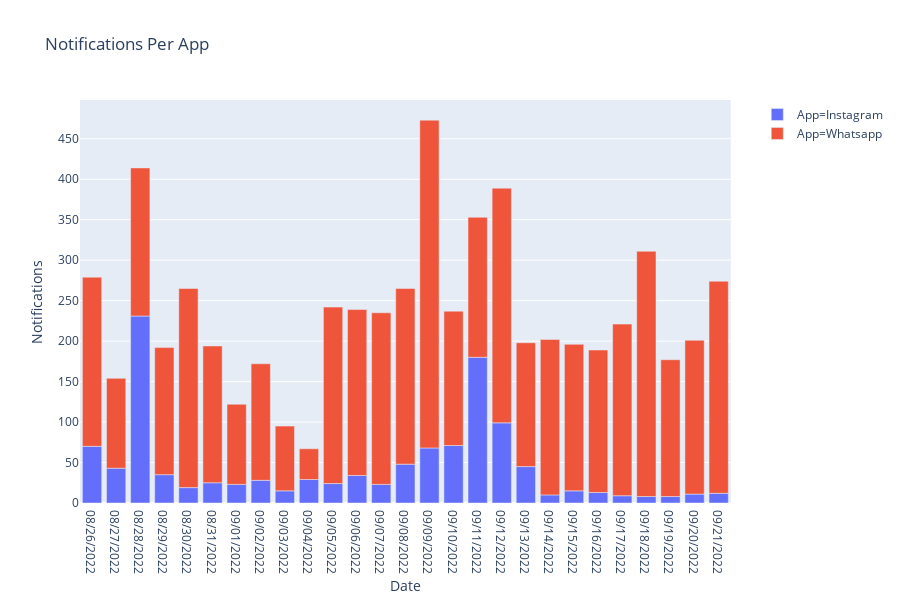

Notebook cell for this chart:
### Code cell
# Taking a look at the daily number of notifications per app

plot3=px.bar(data,
            x='Date',
            y='Notifications',
            color="App",
            title="Notifications Per App")


plot3.show('png')

### Figure 1 — Plotly figure (JSON) as saved in the notebook; plotly's stock layout.template omitted (floating-point values rounded to 4 significant figures)
{"data": [{"alignmentgroup": "True", "hoverlabel": {"namelength": 0}, "hovertemplate": "App=Instagram<br>Date=%{x}<br>Notifications=%{y}", "legendgroup": "App=Instagram", "marker": {"color": "#636efa"}, "name": "App=Instagram", "offsetgroup": "App=Instagram", "orientation": "v", "showlegend": true, "textposition": "auto", "type": "bar", "x": ["08/26/2022", "08/27/2022", "08/28/2022", "08/29/2022", "08/30/2022", "08/31/2022", "09/01/2022", "09/02/2022", "09/03/2022", "09/04/2022", "09/05/2022", "09/06/2022", "09/07/2022", "09/08/2022", "09/09/2022", "09/10/2022", "09/11/2022", "09/12/2022", "09/13/2022", "09/14/2022", "09/15/2022", "09/16/2022", "09/17/2022", "09/18/2022", "09/19/2022", "09/20/2022", "09/21/2022"], "xaxis": "x", "y": [70, 43, 231, 35, 19, 25, 23, 28, 15, 29, 24, 34, 23, 48, 68, 71, 180, 99, 45, 10, 15, 13, 9, 8, 8, 11, 12], "yaxis": "y"}, {"alignmentgroup": "True", "hoverlabel": {"namelength": 0}, "hovertemplate": "App=Whatsapp<br>Date=%{x}<br>Notifications=%{y}", "legendgroup": "App=Whatsapp", "marker": {"color": "#EF553B"}, "name": "App=Whatsapp", "offsetgroup": "App=Whatsapp", "orientation": "v", "showlegend": true, "textposition": "auto", "type": "bar", "x": ["08/26/2022", "08/27/2022", "08/28/2022", "08/29/2022", "08/30/2022", "08/31/2022", "09/01/2022", "09/02/2022", "09/03/2022", "09/04/2022", "09/05/2022", "09/06/2022", "09/07/2022", "09/08/2022", "09/09/2022", "09/10/2022", "09/11/2022", "09/12/2022", "09/13/2022", "09/14/2022", "09/15/2022", "09/16/2022", "09/17/2022", "09/18/2022", "09/19/2022", "09/20/2022", "09/21/2022"], "xaxis": "x", "y": [209, 111, 183, 157, 246, 169, 99, 144, 80, 38, 218, 205, 212, 217, 405, 166, 173, 290, 153, 192, 181, 176, 212, 303, 169, 190, 262], "yaxis": "y"}], "layout": {"barmode": "relative", "height": 600, "legend": {"tracegroupgap": 0}, "title": {"text": "Notifications Per App"}, "xaxis": {"anchor": "y", "domain": [0, 0.98], "title": {"text": "Date"}}, "yaxis": {"anchor": "x", "domain": [0, 1], "title": {"text": "Notifications"}}}}
